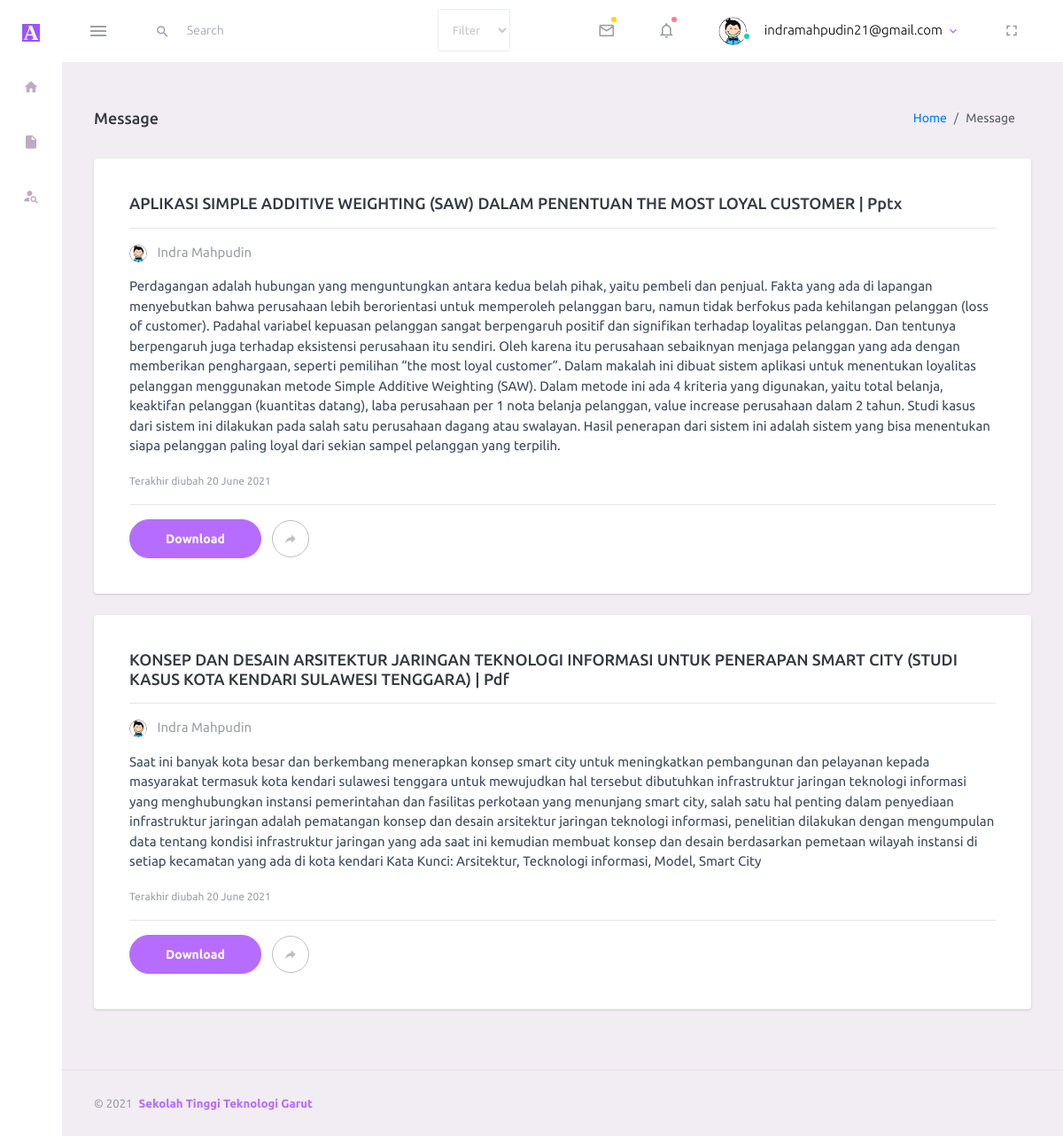
Page /menu/message.php (signed in) on the committed database.
### tables this page shows
CREATE TABLE `tbl_user` (
  `user_id` int(11) NOT NULL,
  `username` varchar(150) DEFAULT NULL,
  `email` varchar(150) DEFAULT NULL,
  `image` varchar(150) DEFAULT NULL,
  `password` varchar(255) DEFAULT NULL,
  `role_id` int(11) DEFAULT NULL,
  `status` int(11) DEFAULT NULL,
  `date_created` int(11) DEFAULT NULL
);

CREATE TABLE `tbl_file` (
  `file_id` int(11) NOT NULL,
  `user_id` int(11) DEFAULT NULL,
  `judul` mediumtext DEFAULT NULL,
  `deskripsi` mediumtext DEFAULT NULL,
  `nama_file` varchar(255) DEFAULT NULL,
  `ukuran_file` varchar(255) DEFAULT NULL,
  `tipe_file` char(10) DEFAULT NULL,
  `privasi` int(1) DEFAULT NULL,
  `date_created` int(11) DEFAULT NULL
);

### core/functions.php (called while the page is built, shortened)
<?php
include 'autoload.php';
function get_where($table, $where, $id)
{
   global $conn;
   $data = mysqli_fetch_assoc($conn->query("SELECT * FROM $table WHERE $where = $id"));
   return $data;
}
function query_assoc($sql)
{
   global $conn;
   $result = $conn->query($sql);
   $data = [];
   while ($row = mysqli_fetch_assoc($result)) {
      $data[] = $row;
   }
   return $data;
}

### menu/message.php (the view, shortened to what this page needs)
<?php
include '../core/autoload.php';
require '../core/functions.php';
$user_id = $_SESSION['user_id'];
$files = query_assoc("SELECT * FROM `tbl_file`  WHERE `user_id` = $user_id");
include '../templates/header.php';
include '../templates/navbar.php';
include '../templates/sidebar.php';
?>
<div class="main-panel">
   <div class="content-wrapper">
      <div class="page-header">
         <h3 class="page-title">Message</h3>
         <nav aria-label="breadcrumb">
            <ol class="breadcrumb">
               <li class="breadcrumb-item"><a href="../menu/home.php">Home</a></li>
               <li class="breadcrumb-item active" aria-current="page">Message</li>
            </ol>
         </nav>
      </div>
      <div class="row justify-content-center">
         <?php
         foreach ($files as $file) :
            $user = get_where("tbl_user", "user_id", $file['user_id']);
         ?>
            <div class="col-sm-12 mb-4">
               <div class="card">
                  <div class="card-body">
                     <a href="">
                        <h5 class="card-title"><?= $file['judul'] ?> | <?= $file['tipe_file'] ?>
                        </h5>
                     </a>
                     <hr>
                     <p class="card-text">
                        <img src="../assets/profile/<?= $user['image'] ?>" alt="profile" style="width: 20px; height: 20px; object-fit: cover;" alt="foto" class="rounded-circle mr-2" class="rounded-circle">
                        <a href="profile.php?id=<?= $file['user_id']; ?>">
                           <span class="text-muted mr-2"> <?= $user['username'] ?></span>
                        </a>
                     </p>
                     <p class="card-text text-dark"><?= $file['deskripsi'] ?></p>
                     <p class="card-text">
                        <small class="text-muted">Terakhir diubah <?= date('d F Y', $file['date_created']) ?></small>
                     </p>
                     <hr>
                     <button onclick="window.location.href='../assets/uploads/<?= $user['email'] ?>/<?= $file['nama_file'] ?>';" class="btn btn-rounded btn-primary mr-2">Download</button>
                     <button type="submit" onclick="window.location.href='share_file.php';" class="btn btn-outline-secondary btn-rounded btn-icon">
                        <i class="mdi mdi-share"></i>
                     </button>
                  </div>
               </div>
            </div>
         <?php endforeach ?>
      </div>
   </div>
   <?php include '../templates/footer.php' ?>

### templates/navbar.php (shortened to what this page needs)
<?php
$user_session = get_where("tbl_user", "user_id", $_SESSION['user_id']);
$s_keyword = "";
?>
<nav class="navbar default-layout-navbar col-lg-12 col-12 p-0 fixed-top d-flex flex-row">
   <div class="text-center navbar-brand-wrapper d-flex align-items-center justify-content-center">
      <a class="navbar-brand brand-logo-mini" href="../index.php"><img src="../assets/images/Academia.edu_logomini.svg" alt="logo" /></a>
   </div>
   <div class="navbar-menu-wrapper d-flex align-items-stretch">
      <button class="navbar-toggler navbar-toggler align-self-center" type="button" data-toggle="minimize">
         <span class="mdi mdi-menu"></span>
      </button>
      <div class="search-field col-5 d-none d-md-block">
         <form class="d-flex align-items-center h-100" action="" method="post">
            <div class="input-group ">
               <div class="input-group-prepend bg-transparent">
                  <i class="input-group-text border-0 mdi mdi-magnify"></i>
               </div>
               <input type="text" class="form-control bg-transparent border-0 search-form" placeholder="Search" type="text" name="s_keyword" id="s_keyword" value="<?php echo $s_keyword; ?>">
               <div class="input-group-prepend bg-transparent">
                  <select name="s_kategori" id="s_kategori" class="form-control">
                     <option value="" selected>Filter</option>
                  </select>
               </div>
            </div>
         </form>
      </div>
      <ul class="navbar-nav navbar-nav-right">
         <li class="nav-item dropdown">
            <a class="nav-link count-indicator dropdown-toggle" id="messageDropdown" href="#" data-toggle="dropdown" aria-expanded="false">
               <i class="mdi mdi-email-outline"></i>
               <span class="count-symbol bg-warning"></span>
            </a>
         </li>
         <li class="nav-item dropdown">
            <a class="nav-link count-indicator dropdown-toggle" id="notificationDropdown" href="#" data-toggle="dropdown">
               <i class="mdi mdi-bell-outline"></i>
               <span class="count-symbol bg-danger"></span>
            </a>
         </li>
         <li class="nav-item nav-profile dropdown">
            <a class="nav-link dropdown-toggle" id="profileDropdown" href="#" data-toggle="dropdown" aria-expanded="false">
               <div class="nav-profile-img">
                  <img src="../assets/profile/<?= $user_session['image'] ?>" alt="image">
                  <span class="availability-status online"></span>
               </div>
               <div class="nav-profile-text">
                  <p class="mb-1 text-black"><?= $_SESSION['login'] ?></p>
               </div>
            </a>
         </li>
         <li class="nav-item d-none d-lg-block full-screen-link">
            <a class="nav-link">
               <i class="mdi mdi-fullscreen" id="fullscreen-button"></i>
            </a>
         </li>
      </ul>
   </div>
</nav>
<div class="container-fluid page-body-wrapper pt-5">

### assets/css/profile.css (style rules this page uses)
body { margin-top: 20px; color: #1a202c; text-align: left; background-color: #e2e8f0; }
.card { box-shadow: 0 1px 3px 0 rgba(0, 0, 0, .1), 0 1px 2px 0 rgba(0, 0, 0, .06); }
.card { position: relative; display: flex; flex-direction: column; min-width: 0; word-wrap: break-word; background-color: #fff; background-clip: border-box; border: 0 solid rgba(0, 0, 0, .125); border-radius: .25rem; }
.card-body { flex: 1 1 auto; min-height: 1px; padding: 1rem; }
.h-100 { height: 100% !important; }

### rows in the picture
tbl_user: image (picture)
tbl_file: judul "APLIKASI SIMPLE ADDITIVE WEIGHTING (SAW) DALAM PENENTUAN THE MOST LOYAL CUSTOMER", tipe_file "Pptx", user.image (picture), user.username "Indra Mahpudin", deskripsi "Perdagangan adalah hubungan yang menguntungkan antara kedua belah pihak, yaitu pembeli dan penjual. Fakta yang ada di lapangan menyebutkan bahwa perusahaan lebih berorientasi untuk memperoleh pelanggan baru, namun tidak berfokus pada kehilangan pelanggan (loss of customer). Padahal variabel kepuasan pelanggan sangat berpengaruh positif dan signifikan terhadap loyalitas pelanggan. Dan tentunya berpengaruh juga terhadap eksistensi perusahaan itu sendiri. Oleh karena itu perusahaan sebaiknyan menjaga pelanggan yang ada dengan memberikan penghargaan, seperti pemilihan “the most loyal customer”. Dalam makalah ini dibuat sistem aplikasi untuk menentukan loyalitas pelanggan menggunakan metode…", date_created "20 June 2021"
tbl_file: judul "KONSEP DAN DESAIN ARSITEKTUR JARINGAN TEKNOLOGI INFORMASI UNTUK PENERAPAN SMART CITY (STUDI KASUS KOTA KENDARI SULAWESI TENGGARA)", tipe_file "Pdf", user.image (picture), user.username "Indra Mahpudin", deskripsi "Saat ini banyak kota besar dan berkembang menerapkan konsep smart city untuk meningkatkan pembangunan dan pelayanan kepada masyarakat termasuk kota kendari sulawesi tenggara untuk mewujudkan hal tersebut dibutuhkan infrastruktur jaringan teknologi informasi yang menghubungkan instansi pemerintahan dan fasilitas perkotaan yang menunjang smart city, salah satu hal penting dalam penyediaan infrastruktur jaringan adalah pematangan konsep dan desain arsitektur jaringan teknologi informasi, penelitian dilakukan dengan mengumpulan data tentang kondisi infrastruktur jaringan yang ada saat ini kemudian membuat konsep dan desain berdasarkan pemetaan wilayah instansi di setiap kecamatan yang ada di…", date_created "20 June 2021"

### other values in the picture
$_SESSION['login'] "indramahpudin21@gmail.com"
